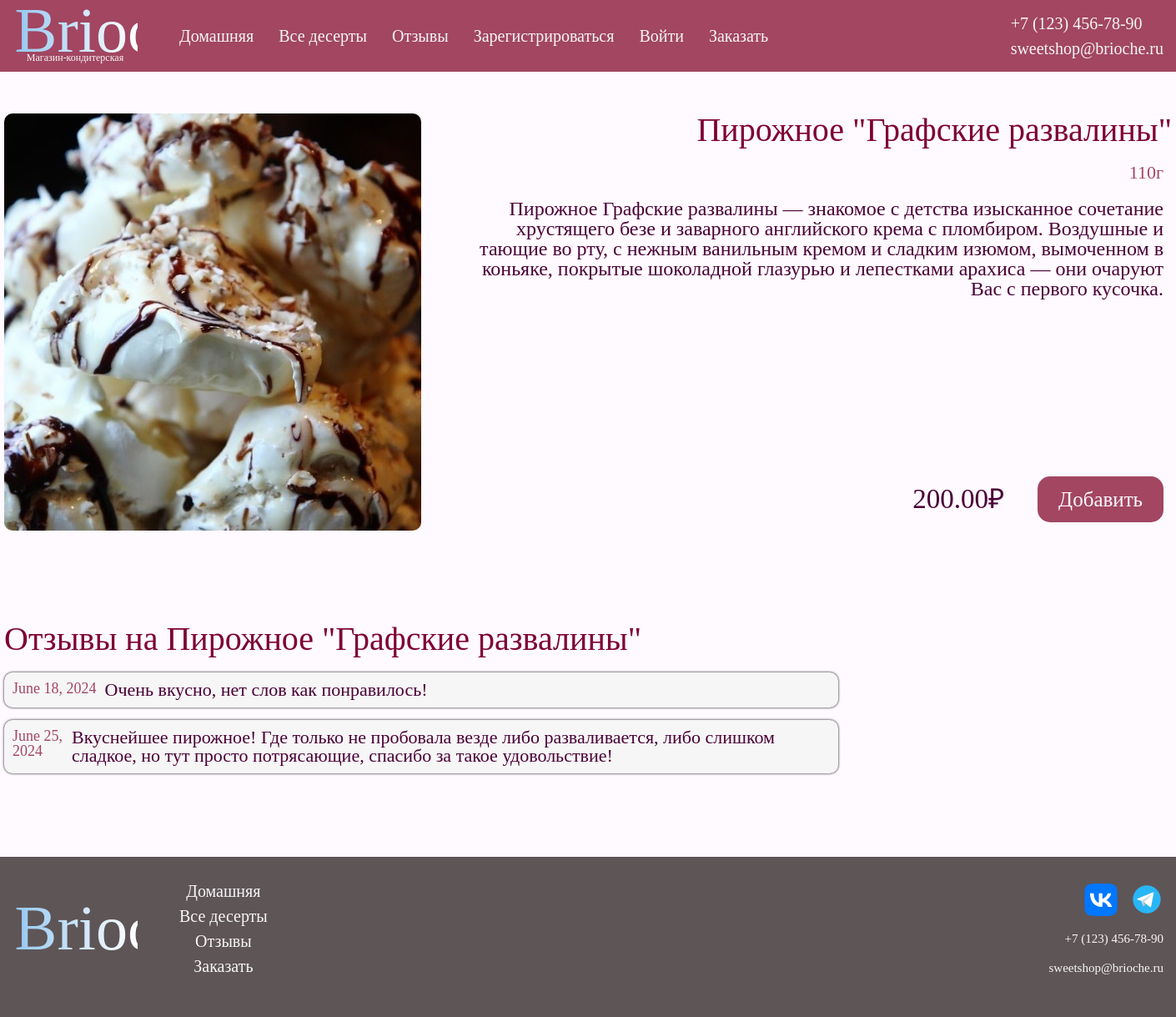
The page /catalog/cake/13 on the database its author committed.
### catalog/models.py (models this page shows, shortened)
class Cake(models.Model):
    id = models.IntegerField(primary_key=True, help_text="Уникальный ID для торта")
    title = models.CharField(max_length=200, help_text="Название торта")
    weight = models.CharField(max_length=10, help_text="Вес торта в граммах")
    description = models.TextField(max_length=2000, help_text="Описание для торта")
    image_id = models.ForeignKey("Image", on_delete=models.SET_NULL, null=True)
    price = models.DecimalField(max_digits=10, decimal_places=2, help_text="Стоимость торта")
    ingredient = models.ManyToManyField('Ingredient', help_text="Выберите ингредиенты")
    created_at = models.DateField(null=True, blank=True)
    updated_at = models.DateField(null=True, blank=True)
    class Meta:
        ordering = ["title"]

class Image(models.Model):
    id = models.IntegerField(primary_key=True, help_text="Уникальный ID для картинки")
    alt = models.CharField(max_length=100, help_text="Альтернативное расписание для картинки")
    path = models.CharField(max_length=200, help_text="Путь до картинки")
    created_at = models.DateField(null=True, blank=True)
    class Meta:
        ordering = ['id']

class Review(models.Model):
    id = models.IntegerField(primary_key=True, help_text="Уникальный ID для отзыва")
    user_id = models.ForeignKey(User, on_delete=models.SET_NULL, null=True)
    cake_id = models.ForeignKey("Cake", on_delete=models.SET_NULL, null=True)
    image_id = models.ForeignKey("Image", on_delete=models.SET_NULL, null=True)
    review = models.TextField(max_length=1000, help_text="Отзыв к заказу")
    created_at = models.DateField(null=True, blank=True)
    class Meta:
        ordering = ['id']

### catalog/views.py (the view)
# urls.py: re_path(r"^cake/(?P<pk>\d+)$", views.CakeDetailView.as_view(), name="cake-detail"),
class CakeDetailView(generic.DetailView):
    model = Cake

### catalog/templates/catalog/cake_detail.html (shortened to what this page needs)
{% extends "base_generic.html" %}
{% load static %}
{% block content %}
<div class="cake">
    <img src="{% get_static_prefix %}{{ cake.image_id.path }}" alt="{{ cake.image_id.alt }}" class="cake__image">
    <div class="cake__descrip-wrap">
        <h1 class="cake__headline">{{ cake.title }}</h1>
        <p class="cake__text">{{ cake.weight }}г</p>
        <p class="cake__text">{{ cake.description }}</p>
        <div class="cake__bottom-wrap">
            <p class="cake__price">{{ cake.price }}₽</p>
            <a href="{% url 'cart'  cake.id %}" class="cake__button">Добавить</a>
        </div>
    </div>
</div>
<div class="reviews">
    <h2 class="reviews__headline">Отзывы на {{ cake.title }}</h2>
    {% if cake.review_set %}
    <ul class="reviews__list">
        {% for review in cake.review_set.all %}
        <li class="reviews__item">
            <div>
                <p class="reviews__text">{{ review.created_at }}</p>
            </div>
            <p class="reviews__text">{{ review.review }}</p>
        </li>
        {% endfor %}
    </ul>
    {% else %}
    <p class="reviews__empty">На этот торт ещё нет отзывов. Вы можете быть первым!</p>
    {% endif %}
</div>
{% endblock %}

### catalog/static/image/styles.css (style rules this page uses)
html, body, div, span, applet, object, iframe, h1, h2, h3, h4, h5, h6, p, blockquote, pre, a, abbr, acronym, address, big, cite, code, del, dfn, em, img, ins, kbd, q, s, samp, small, strike, strong, sub, sup, tt, var, b, u, i, center, dl, dt, dd, ol, ul, li, fieldset, form, label, legend, table, caption, tbody, tfoot, thead, tr, th, td, article, aside, canvas, details, embed, figure, figcaption, footer, header, hgroup, menu, nav, output, ruby, section, summary, time, mark, audio, video { margin: 0; padding: 0; border: 0; font-size: 100%; font: inherit; vertical-align: baseline; }
body { line-height: 1; }
ol, ul { list-style: none; }
:root { --background-color: #fffaff; --background-text: #4a0036; --header-background: #a24662; --header-color: #f6f6f6; --footer-color: #5e5557; --headline-color: #7e0032; --shadow-color: #000000; --delete-color: #a50000; font-size: 62.5%; }
* { box-sizing: border-box; }
body { background-color: var(--background-color); color: var(--background-text); font-family: Cambria, Cochin, Georgia, Times, 'Times New Roman', serif; }
a { text-decoration: none; color: var(--header-color); }
.begin__headline, .reviews__headline { color: var(--headline-color); font-size: 4rem; margin: 30px 0 0; }
.cake { max-width: 1400px; margin: 50px auto 50px; display: flex; gap: 40px; }
.cake__image { width: 500px; height: 500px; object-fit: cover; border-radius: 10px; }
.cake__descrip-wrap { display: flex; flex-direction: column; gap: 20px; align-items: end; }
.cake__headline, .login__headline { color: var(--headline-color); font-size: 4rem; }
.cake__text:first-of-type { margin: 0 10px; font-size: 2.2rem; color: var(--header-background); }
.cake__text:nth-of-type(2) { margin: 0 10px; font-size: 2.4rem; text-align: end; }
.cake__bottom-wrap { margin: auto 0 10px; display: flex; justify-content: end; align-items: center; }
.cake__price { font-size: 3.3rem; color: var(--background-text); margin-right: 30px; }
.cake__button { background-color: var(--header-background); color: var(--background-color); font-size: 2.5rem; padding: 15px 25px; border: none; border-radius: 15px; margin: 0 10px 0; }
.reviews { width: 1400px; margin: 0 auto 50px; display: flex; flex-direction: column; gap: 20px; }
.reviews__list { display: flex; flex-direction: column; gap: 15px; }
.reviews__item { width: 1000px; background-color: var(--header-color); box-shadow: 0 0 3px var(--shadow-color); border-radius: 10px; display: flex; flex-direction: column; gap: 10px; padding: 10px; }
.reviews__text:nth-of-type(1) { font-size: 2.2rem; color: var(--background-text); }
.reviews__text:nth-of-type(2) { font-size: 1.8rem; color: var(--header-background); }
.reviews__item { display: flex; flex-direction: row; }

### rows shown on the page
Cake: image_id.path (picture), title "Пирожное \"Графские развалины\"", weight "110", description "Пирожное Графские развалины — знакомое с детства изысканное сочетание хрустящего безе и заварного английского крема с пломбиром. Воздушные и тающие во рту, с нежным ванильным кремом и сладким изюмом, вымоченном в коньяке, покрытые шоколадной глазурью и лепестками арахиса — они очаруют Вас с первого кусочка.", price "200.00"
Review: created_at "June 18, 2024", review "Очень вкусно, нет слов как понравилось!"
Review: created_at "June 25, 2024", review "Вкуснейшее пирожное! Где только не пробовала везде либо разваливается, либо слишком сладкое, но тут просто потрясающие, спасибо за такое удовольствие!"
